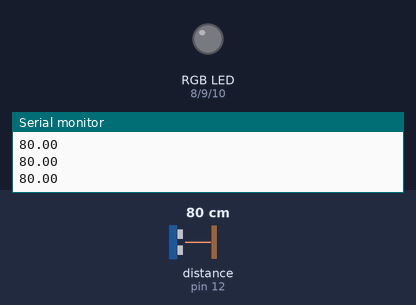
This program was run on a simulated Arduino Mega 2560, built with avr-gcc and run on an emulated ATmega2560. Shown: an RGB LED mixed from three pins (HIGH = lit), the last lines printed to the serial monitor. The inputs (shaded band) are chosen by the test bench; at power-on: distance to the obstacle (sensor on pin 12) 80 cm. The echo pulse lasts 58.3 µs per cm.

Above: at 1.3 s.
1.4 s: distance to the obstacle (sensor on pin 12) set to 19 cm
2.9 s: distance to the obstacle (sensor on pin 12) set to 15 cm
At 4.2 s:
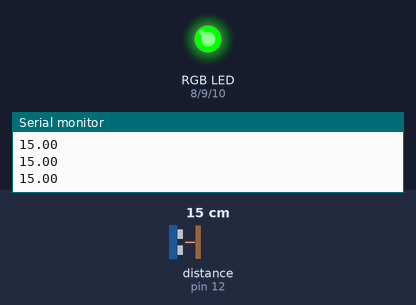
4.5 s: distance to the obstacle (sensor on pin 12) set to 13 cm
At 5.7 s:
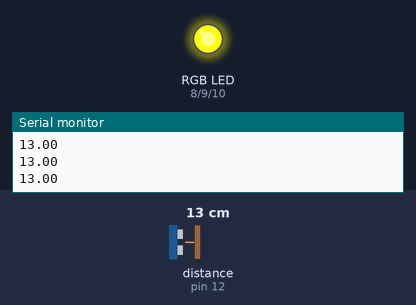
6.0 s: distance to the obstacle (sensor on pin 12) set to 10 cm
7.5 s: distance to the obstacle (sensor on pin 12) set to 7 cm
At 8.3 s:
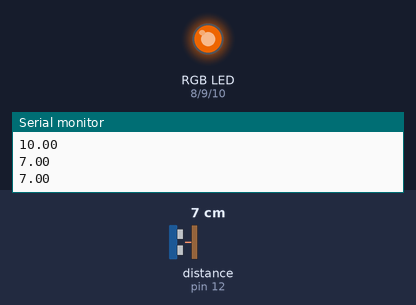
9.0 s: distance to the obstacle (sensor on pin 12) set to 2 cm
At 9.6 s:
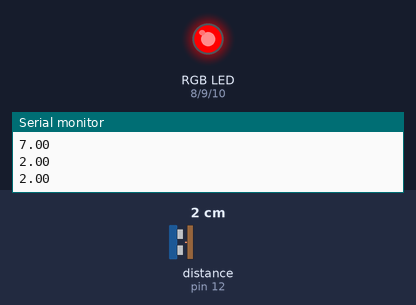
Timing chart, 0 to 11.5 s (numbered marks = the images above; inputs shaded):
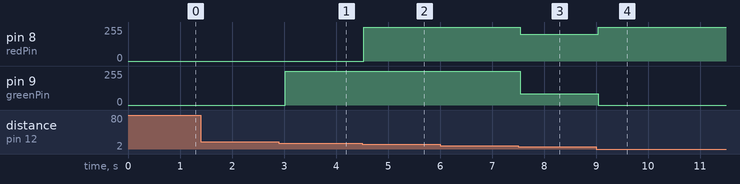

The program:

main.cpp
```cpp
#include <Arduino.h>
#include <HCSR04.h>

#include "color.h"

// put function declarations here:
void setColor(const Color & color);

const byte triggerPin = 13;
const byte echoPin = 12;
const byte redPin = 8;
const byte greenPin = 9;
const byte bluePin = 10;

UltraSonicDistanceSensor distanceSensor(triggerPin, echoPin);
const Color RED = Color(255, 0, 0);
const Color ORANGE = Color(200, 85, 0);
const Color YELLOW = Color(255, 255, 0);
const Color GREEN = Color(0, 255, 0);
const Color NONE = Color(0, 0, 0);

const float redDist = 4;
const float orangeDist = 8;
const float yellowDist = 14;
const float greenDist = 17;
const float limitDist = 40;

void setup() {
  Serial.begin(9600);
  pinMode(redPin, OUTPUT);
  pinMode(greenPin, OUTPUT);
  pinMode(bluePin, OUTPUT);
}

void loop() {
  // put your main code here, to run repeatedly:
  float distance = distanceSensor.measureDistanceCm();
  if (distance <= redDist) {
    setColor(RED);
  }
  else if (distance <= orangeDist) {
    setColor(ORANGE);
  }
  else if (distance <= yellowDist) {
    setColor(YELLOW);
  }
  else if (distance <= greenDist) {
    setColor(GREEN);
  }
  else if (distance <= limitDist || distance < 0) {
    setColor(NONE);
  }
  Serial.println(distance);
  delay(500);
}

// put function definitions here:
void setColor(const Color & c) {
  analogWrite(redPin, c.red);
  analogWrite(greenPin, c.green);
  analogWrite(bluePin, c.blue);
}
```

color.h
```cpp
struct Color {
  int red;
  int green;
  int blue;
  Color(int red, int green, int blue) {
    this->red = red;
    this->green = green;
    this->blue = blue;
  }
};
```

Measured:
- the behaviour switches between 18 and 17 cm on distance to the obstacle (sensor on pin 12) (found by bisection; images 0 and 1)
- the behaviour switches between 15 and 14 cm on distance to the obstacle (sensor on pin 12) (found by bisection; images 1 and 2)
- the behaviour switches between 9 and 8 cm on distance to the obstacle (sensor on pin 12) (found by bisection; images 2 and 3)
- after the input at 2.9 s, pin 9 (greenPin): 0/255 → 255/255 after 0.13 s
- after the input at 4.5 s, pin 8 (redPin): 0/255 → 255/255 at once
- after the input at 7.5 s, pin 8 (redPin): 255/255 → 200/255 at once; pin 9 (greenPin): 255/255 → 85/255 at once
- after the input at 9.0 s, pin 8 (redPin): 200/255 → 255/255 after 0.05 s; pin 9 (greenPin): 85/255 → 0/255 after 0.05 s
